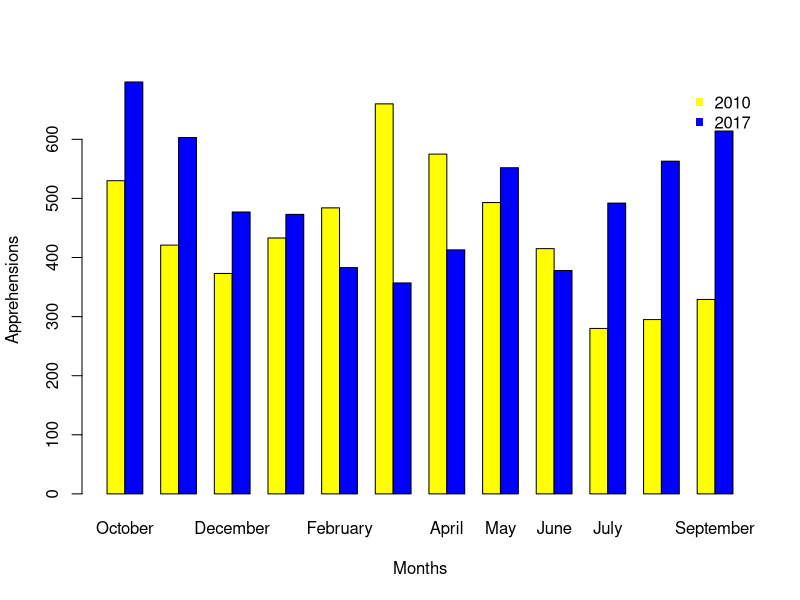

Generate this figure with R:
data2010 <- read.csv('BP Apprehensions 2010.csv')
data2017 <- read.csv('PB Apprehensions 2017.csv')


colu = as.numeric('1')
d1 = as.data.frame(data2010[c(colu),])

#colnames(d1) <- c("January", "February", "March", "April", "May", "June", "July", "August", "September", "October", "November", "December")
d2 = as.data.frame(data2017[c(colu),])

#colnames(d2) <- c("January", "February", "March", "April", "May", "June", "July", "August", "September", "October", "November", "December")

mydata <- rbind(d1, d2)
mydata$Sector <- NULL
rownames(mydata) <- c("2010", "2017")
mydata

barplot(as.matrix(mydata), 
        beside = TRUE,
        xlab = "Months",
        ylab = "Apprehensions",
        names.arg = c("October", "November", "December", "January", "February", "March", "April", "May", "June", "July", "August", "September"),
        col = c("yellow", "blue"), 
        bty="n" )
        legend("topright", c("2010","2017"), pch=15,  col=c("yellow","blue"),  bty="n")

